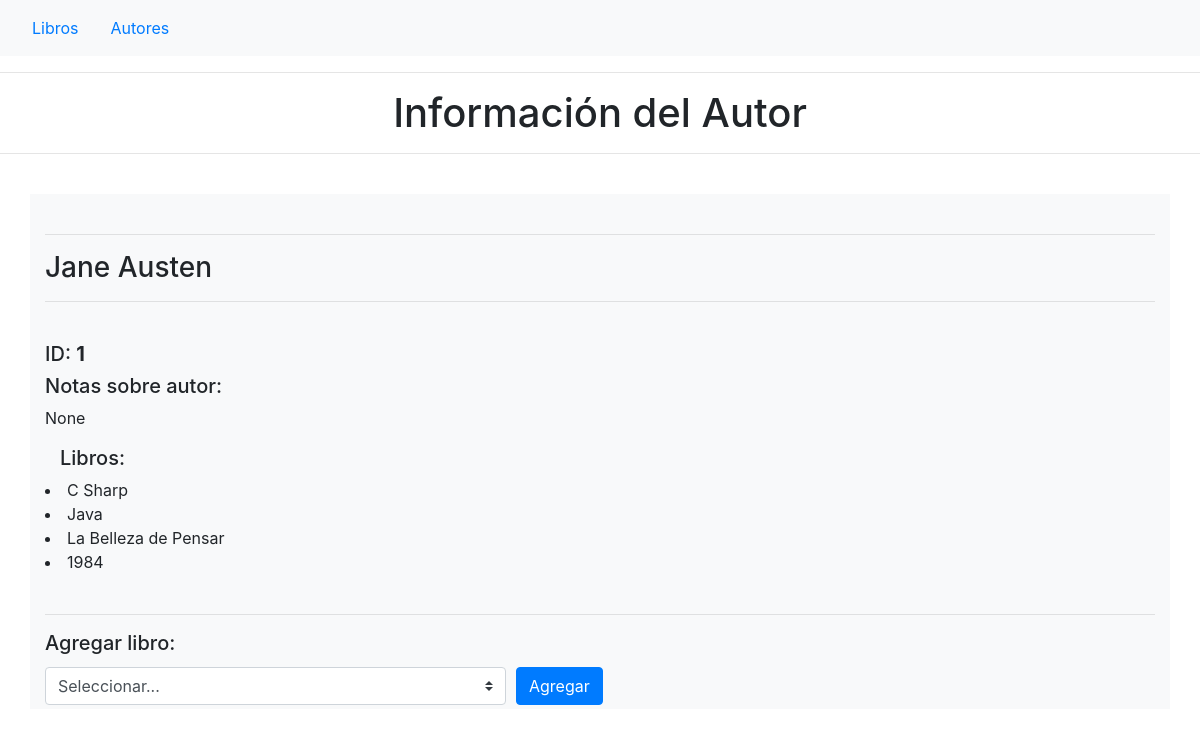
/author_info/1, run on the app's committed database.
### books_authors_app/models.py (models this page shows)
class Autor(models.Model):
    first_name = models.CharField(max_length=45)
    last_name = models.CharField(max_length=45)
    notas = models.TextField(null=True)
    libros = models.ManyToManyField(Libro, related_name="libros_autores")
    created_at = models.DateTimeField(auto_now_add=True)
    updated_at = models.DateTimeField(auto_now=True)

class Libro(models.Model):
    title = models.CharField(max_length=255)
    desc = models.TextField()
    created_at = models.DateTimeField(auto_now_add=True)
    updated_at = models.DateTimeField(auto_now=True)

### books_authors_app/views.py (the view)
# urls.py: path('author_info/<id_author>', views.author_info),
def author_info(request, id_author):
    abrir_autor = Autor.objects.get(id=id_author) #obtengo la informacion del autor
    libros_autor = abrir_autor.libros.all() #obtengo los libros asociados al autor
    lista_libros = Libro.objects.all().exclude(libros_autores=id_author)#recupero los libros y excluyo los libros que ya estan asociados
    context = {
        'info_autor' : abrir_autor,             #envio info del autor
        'libros' : libros_autor,                  #envio info de los autores del libro
        'libros_despliege' : lista_libros     #envio los libros restantes
    }
    return render(request, 'view_author.html', context)

### books_authors_app/templates/view_author.html (shortened to what this page needs)
<!DOCTYPE html>
<html lang="en">
<head>
    <link rel="stylesheet" href="https://stackpath.bootstrapcdn.com/bootstrap/4.1.3/css/bootstrap.min.css">
    {% load static %}
    <link rel="stylesheet" href="{% static 'css/style.css' %}">
</head>
<body>
    <div>
        <nav class="navbar navbar-light bg-light">
            <nav class="nav nav-pills flex-column flex-sm-row">
                <a class="flex-sm-fill text-sm-center nav-link " href="/">Libros</a>
                <a class="flex-sm-fill text-sm-center nav-link " href="/view_authors">Autores</a>
            </nav>
        </nav>
        <hr>
        <h1 class="text-center">Información del Autor</h1>
        <hr>
        <br>
        <div id="container" class="container bg-light content-md-center mx-auto">
            <div class="muestra_infor">
                <br>
                <hr>
                <h3 class="align-middle mw-100"> {{info_autor.first_name}} {{info_autor.last_name}} </h3>
                <hr>
                <br>
                <h5> ID: <b>{{info_autor.id}}</b></h5>
                <div class="descripcion row ">
                    <h5 class="col align-baseline">Notas sobre autor: </h5>
                    <p class="col-11 align-middle text-justify mw-100"> {{info_autor.notas}} </p>
                </div>
                <h5 class="col align-baseline">Libros: </h5>
                {% for dato in libros %}
                <li> {{dato.title}} </li>
                {% endfor %}
                <br>
                <hr>
            </div>
            <form action="asignar_libro/{{info_autor.id}}" method="POST">
                <h5>Agregar libro:</h5>
                <div class="form-row align-items-center">
                    <div class="col-auto my-1">
                        <select name="id_libro" class="custom-select mr-sm-2" required>
                            <option selected>Seleccionar...</option>
                            </select>
                    </div>
                    <div class="col-auto my-1">
                        <button type="submit" class="btn btn-primary">Agregar</button>
                    </div>
                </div>
            </form>
        </div>
</body>
</html>

### data on the page
Autor: first_name "Jane", last_name "Austen", id "1", notas "None"
Libro: title "C Sharp"
Libro: title "Java"
Libro: title "La Belleza de Pensar"
Libro: title "1984"
